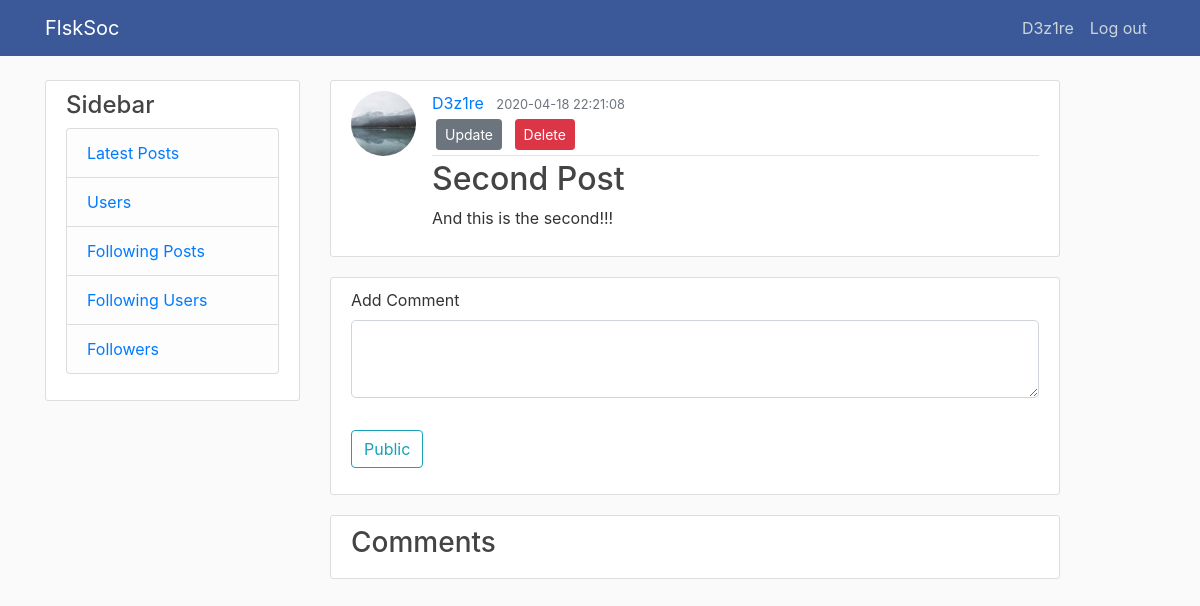
The app's page /post/2 (signed in), older data.
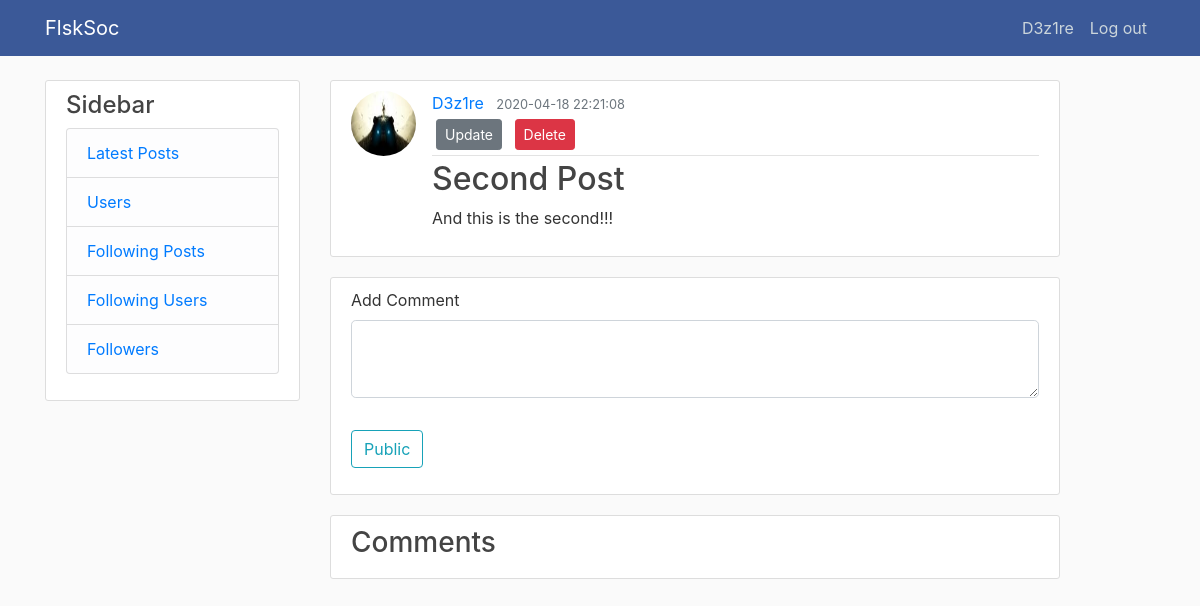
The same page, newer data.
### data/user.py (models this page shows, shortened)
class User(SqlAlchemyBase, UserMixin, SerializerMixin):
    __tablename__ = 'users'
    id = sqlalchemy.Column(sqlalchemy.Integer, primary_key=True, autoincrement=True)
    username = sqlalchemy.Column(sqlalchemy.String, nullable=False)
    name = sqlalchemy.Column(sqlalchemy.String, nullable=True)
    surname = sqlalchemy.Column(sqlalchemy.String, nullable=True)
    email = sqlalchemy.Column(sqlalchemy.String, index=True, unique=True, nullable=False)
    hashed_password = sqlalchemy.Column(sqlalchemy.String, nullable=True)
    created_date = sqlalchemy.Column(sqlalchemy.DateTime, default=datetime.datetime.now)
    image_file = sqlalchemy.Column(sqlalchemy.String, nullable=False, default='default.png')
    posts = orm.relation("Post", back_populates='user')

### posts.py (the view, shortened to what this page needs)
@posts.route('/post/<int:id>', methods=['GET', 'POST'])
@login_required
def show_post(id):
    form = CommentForm()
    session = db_session.create_session()
    post = session.query(Post).filter(Post.id == id).first()
    comments = session.query(Comment).filter(Comment.to_post == post.id).all()
    return render_template('post.html', title=post.title, post=post, form=form, comments=comments)

### data/comment.py
class CommentForm(FlaskForm):
    text = TextAreaField("Add Comment", validators=[DataRequired()])
    submit = SubmitField('Public')

### data/db_session.py (called while the page is built)
def create_session() -> Session:
    global __factory
    return __factory()

### main.py (called while the page is built)
def main():
    db_session.global_init("db/soc.sqlite")
    app.register_blueprint(users)
    app.register_blueprint(posts)
    app.register_blueprint(errors)
    @login_manager.user_loader
    def load_user(user_id):
        session = db_session.create_session()
        return session.query(User).get(user_id)
    app.run()

### templates/post.html (shortened to what this page needs)
{% extends "base.html" %}
{% block content %}
	<article class="media content-section">
        <img class="rounded-circle article-img" src="{{ url_for('static', filename='profile_pics/' + post.user.image_file) }}">
        <div class="media-body">
            <div class="article-metadata">
                <a class="mr-2" href="/user/{{ post.user.id }}">{{ post.user.username }}</a>
                <small class="text-muted">{{ post.created_date.replace(microsecond=0).isoformat(' ') }}</small>
            	{% if post.user == current_user %}
            		<div>
            			<a class="btn btn-secondary btn-sm m-1" href="/post/{{ post.id }}/edit">
            			Update</a>
            			<button type="button" class="btn btn-danger btn-sm m-1" data-toggle="modal" data-target="#deleteModal">Delete</button>
            		</div>
            	{% endif %}
            </div>
            <h2 class="article-title">{{ post.title }}</h2>
            <p class="article-content">{{ post.content }}</p>
        </div>
    </article>
    <div class="content-section">
        <form action="" method="post">
            <fieldset class="form-group">
                <div class="form-group">
                    {{ form.text.label(class="form-control-label") }}
                    {% if form.text.errors %}
                        {{ form.text(class="form-control form-control-lg is-invalid") }}
                        <div class="invalid-feedback">
                            {% for error in form.text.errors %}
                                <span>{{ error }}</span>
                            {% endfor %}
                        </div>
                    {% else %}
                        {{ form.text(class="form-control form-control-lg") }}
                    {% endif %}
                </div>
            </fieldset>
            <div class="form-group">
                {{ form.submit(class="btn btn-outline-info") }}
            </div>
        </form>
    	</div>
    <div class="content-section">
    	<h3>Comments</h3>
	</div>
{% endblock content %}

### templates/base.html (shortened to what this page needs)
<!DOCTYPE html>
<html lang="en">
<head>
    <link rel="stylesheet" href="https://stackpath.bootstrapcdn.com/bootstrap/4.4.1/css/bootstrap.min.css"
>
    <link rel="stylesheet" type="text/css" href="../static/css/style.css"/>
</head>
<body>
    <header class="site-header">
      <nav class="navbar navbar-expand-md navbar-dark fixed-top" style="background-color: #3B5998">
        <div class="container">
          <a class="navbar-brand mr-4" href="/">FlskSoc</a>
          <div class="collapse navbar-collapse" id="navbarToggle">
            <div class="navbar-nav">
              {% if current_user.is_authenticated %}
                <a class="nav-item nav-link" href="/user/{{ current_user.id }}">{{ current_user.username }}</a>
                <a class="nav-item nav-link" href="/logout">Log out</a>
              {% else %}
                <a class="nav-item nav-link" href="/login">Log in</a>
                <a class="nav-item nav-link" href="/register">Register</a>
              {% endif %}
            </div>
          </div>
        </div>
      </nav>
    </header>
<main role="main" class="container">
      <div class="row">
        <div class="col-md-3">
          <div class="content-section">
            <h4>Sidebar</h4>
              <ul class="list-group">
                <li class="list-group-item list-group-item-light"><a href='/'>Latest Posts</a></li>
                <li class="list-group-item list-group-item-light"><a href='/users'>Users</a></li>
                <li class="list-group-item list-group-item-light"><a href='/f'>Following Posts</a></li>
                <li class="list-group-item list-group-item-light"><a href='/following'>Following Users</a></li>
                <li class="list-group-item list-group-item-light"><a href='followers'>Followers</a></li>
              </ul>
          </div>
        </div>
        <div class="col-md-8">
          {% block content %}{% endblock %}
        </div>
      </div>
    </main>
</body>
</html>

Row changes from the older to the newer data that the page shows:
changed User "D3z1re": image_file: a different picture
